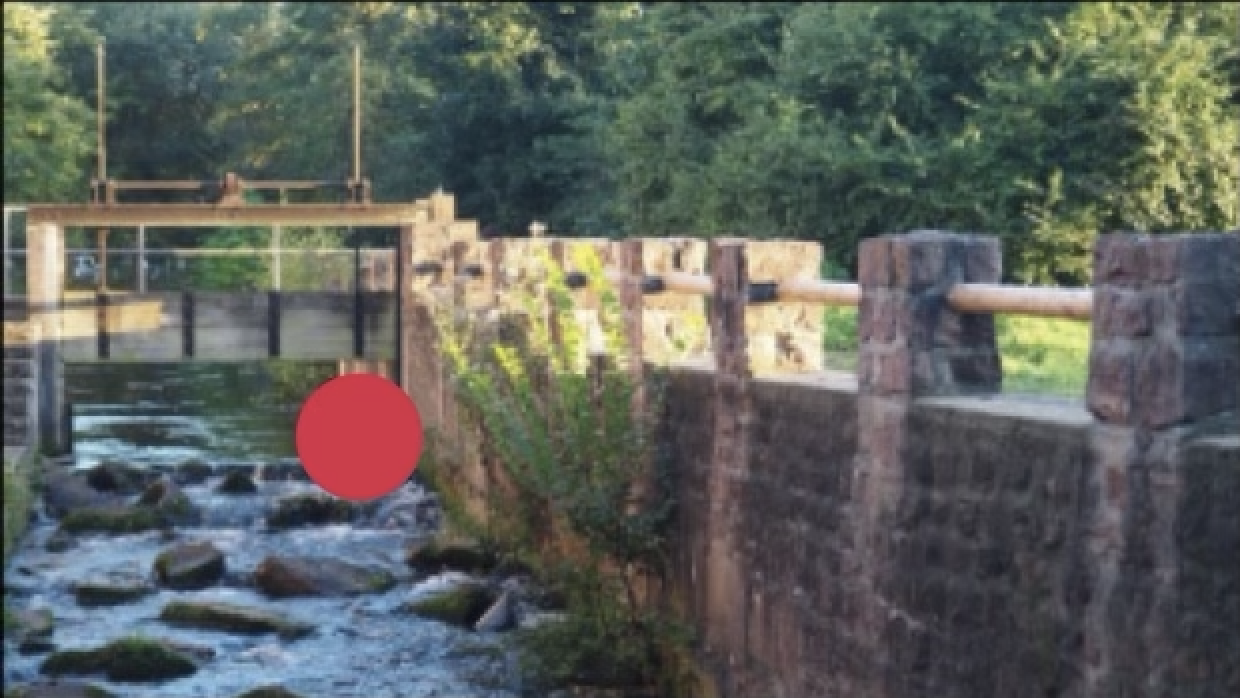
#> input picture test/IMG_0667.png, 1240 x 698 px; its folder holds 3 pictures in this run
$ jupyter execute stitching.ipynb
#> lines starting #> are read from the running program, lines starting #| are printed output that depends on the picture; after the words box and inside, x2 and y2 are one past the last pixel; in counts of white or black regions, pixels touching at a corner belong together
[cell 1]
import cv2
import numpy as np
import matplotlib.pyplot as plt
import glob
import math
from PIL import Image

# Stitch Images
imagefiles = glob.glob("test/*")
imagefiles.sort()

images = []
for filename in imagefiles:
    img = cv2.imread(filename)
#> img is the input picture: shape (698, 1240, 3); mean B, G, R 93.1, 98, 93.9
    img = cv2.cvtColor(img, cv2.COLOR_BGR2RGB)
    images.append(img)

num_images = len(images)
#> num_images = 3

# Display Images
plt.figure(figsize=[30,10])
num_cols = 3
num_rows = math.ceil(num_images / num_cols)
#> num_rows = 1
for i in range(0, num_images):
    plt.subplot(num_rows, num_cols, i+1)
    plt.axis('off')
    plt.imshow(images[i])

stitcher = cv2.Stitcher_create(mode=cv2.Stitcher_SCANS)
status, result = stitcher.stitch(images)
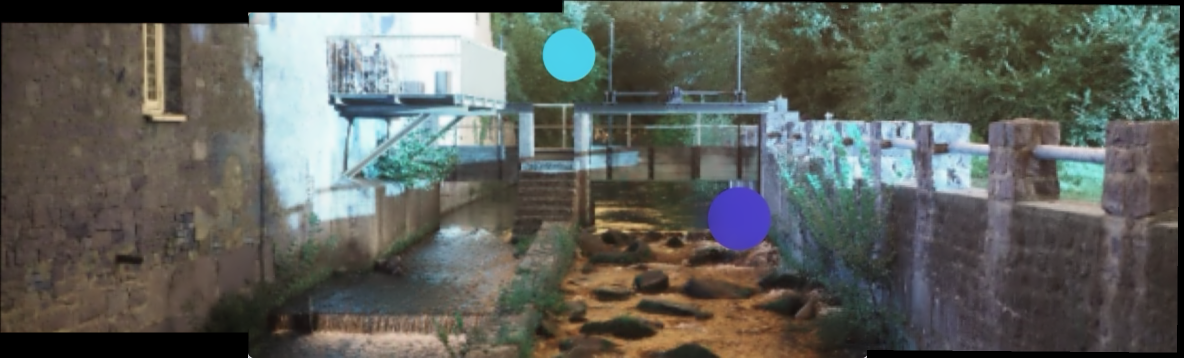
#> result: shape (715, 2368, 3) (shown at 1/2 size); mean of channels 0, 1, 2 91.6, 97.1, 94.4; drawn as B, G, R
#> status = 0
print("Stitching status:", status)
#| Stitching status: 0

if status == 0:
    #plt.figure(figsize=[30, 10])
    ##plt.imshow(result)
    ##plt.show()
    ## Save the stitched image
    #cv2.imwrite('stitched.png', result)
    ##plt.imshow(result)
    ## Open the image file
    #image_path = 'stitched.png'
    #image = Image.open(image_path)
#
    ## Specify the path and filename for the new image file
    #new_image_path = 'color_detection.png'
#
    ## Save the image to the new file
    #image.save(new_image_path)
#
    ## Close the image file
    ##plt.imshow(image)
    #image.close()
    # Perform color detection on the stitched image
    #input_img = cv2.imread("stitched.png")
    #plt.imshow(input_img)
    img = cv2.resize(result, (640, 480))
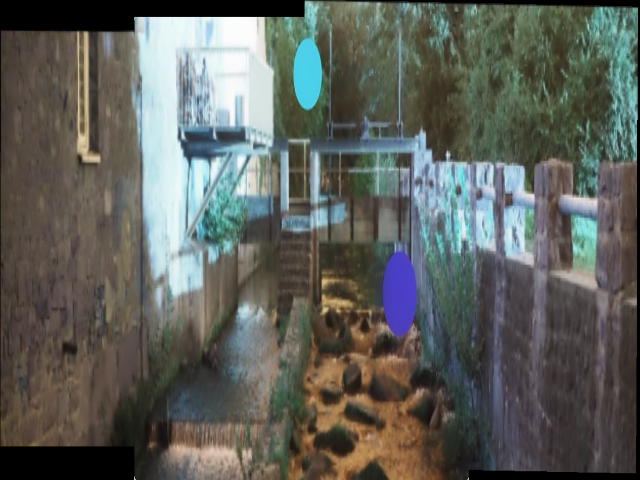
#> img: shape (480, 640, 3); mean of channels 0, 1, 2 91.5, 97, 94.3; drawn as B, G, R
    #plt.imshow(img)
    # Make a copy to draw contour outline
    input_image_cpy = img.copy()
    #plt.imshow(input_image_cpy)
    hsv = cv2.cvtColor(input_image_cpy, cv2.COLOR_BGR2HSV)
#> hsv: shape (480, 640, 3); mean H, S, V 52.3, 55.8, 105.8
    plt.imshow(hsv)
    # Define range of red color in HSV
    lower_red = np.array([0, 50, 50])
    upper_red = np.array([10, 255, 255])

    # Define range of yellow color in HSV
    lower_yellow = np.array([20, 100, 100])
    upper_yellow = np.array([30, 255, 255])

    # Define range of blue color in HSV
    lower_blue = np.array([100, 50, 50])
    upper_blue = np.array([130, 255, 255])

    # Create a mask for red color
    mask_red = cv2.inRange(hsv, lower_red, upper_red)
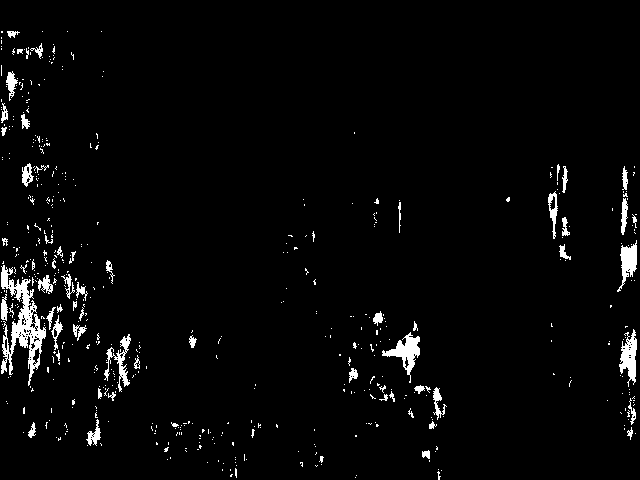
#> mask_red: shape (480, 640); 3% white; 532 white regions (467 under 20 px), largest, box (x1, y1, x2, y2) and area: (1, 265, 46, 386) 1876, (382, 332, 420, 383) 649, (619, 329, 637, 387) 560

    # Create a mask for yellow color
    mask_yellow = cv2.inRange(hsv, lower_yellow, upper_yellow)
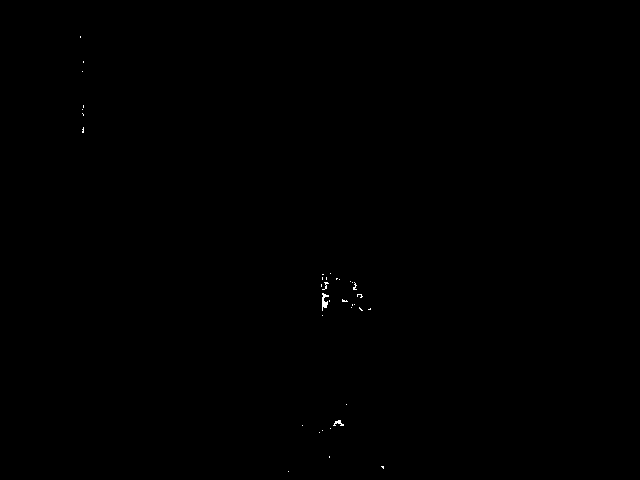
#> mask_yellow: shape (480, 640); 0.07% white in thin lines or dots, all inside (x1, y1, x2, y2) = (80, 36, 384, 472)

    # Create a mask for blue color
    mask_blue = cv2.inRange(hsv, lower_blue, upper_blue)
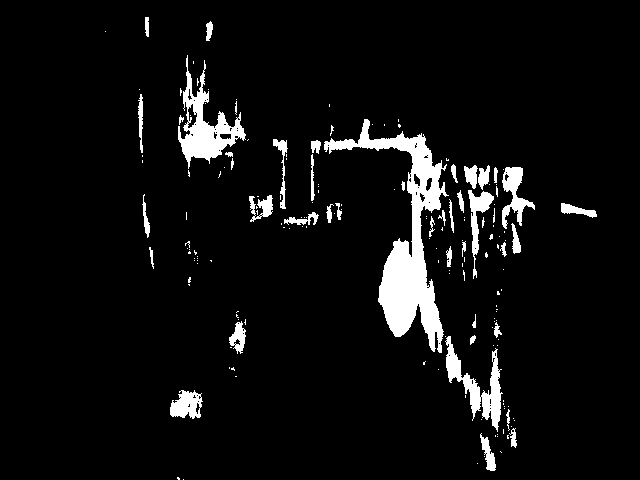
#> mask_blue: shape (480, 640); 5.9% white; 174 white regions (130 under 20 px)

    # Find contours in the red mask
    contours_red, _ = cv2.findContours(mask_red, cv2.RETR_TREE, cv2.CHAIN_APPROX_SIMPLE)
#> contours_red = 699 contours, 654 with area under 20; largest, box (x1, y1, x2, y2) and area: (1, 265, 46, 386) 1742, (382, 332, 420, 383) 583, (619, 329, 637, 387) 482, (617, 240, 637, 292) 412, (104, 334, 131, 392) 313

    # Find contours in the yellow mask
    contours_yellow, _ = cv2.findContours(mask_yellow, cv2.RETR_TREE, cv2.CHAIN_APPROX_SIMPLE)
#> contours_yellow = 37 contours, 36 with area under 20; largest, box (x1, y1, x2, y2) and area: (322, 293, 329, 311) 41

    # Find contours in the blue mask
    contours_blue, _ = cv2.findContours(mask_blue, cv2.RETR_TREE, cv2.CHAIN_APPROX_SIMPLE)
#> contours_blue = 244 contours, 198 with area under 20; largest, box (x1, y1, x2, y2) and area: (324, 119, 449, 353) 7052, (178, 55, 246, 169) 2450, (445, 336, 503, 432) 1480, (502, 167, 535, 229) 740, (170, 390, 203, 419) 616

    # Loop through the red contours and draw a rectangle around them
    for cnt in contours_red:
        contour_area = cv2.contourArea(cnt)
        if contour_area > 1000:
            x, y, w, h = cv2.boundingRect(cnt)
            cv2.rectangle(img, (x, y), (x + w, y + h), (0, 0, 255), 2)
            cv2.putText(img, 'Red', (x, y-10), cv2.FONT_HERSHEY_SIMPLEX, 0.9, (0, 0, 255), 2)
#> this loop made 699 passes
#> (contour_area, x, y, w, h) on pass 391: (1742, 1, 265, 45, 121)
#> contour_area on pass 29: 39
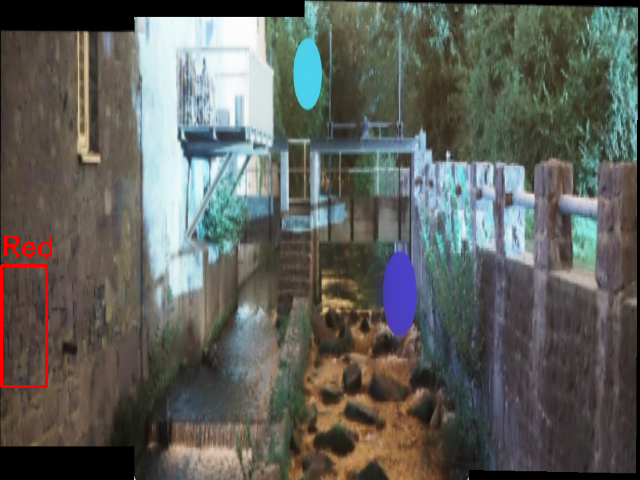
#> img: shape (480, 640, 3); 0.47% of pixels changed, all inside (x1, y1, x2, y2) = (0, 235, 52, 388); drawn as B, G, R

    # Loop through the yellow contours and draw a rectangle around them
    for cnt in contours_yellow:
        contour_area = cv2.contourArea(cnt)
        if contour_area > 1000:
            x, y, w, h = cv2.boundingRect(cnt)
            cv2.rectangle(img, (x, y), (x + w, y + h), (0, 255, 255), 2)
            cv2.putText(img, 'Yellow', (x, y-10), cv2.FONT_HERSHEY_SIMPLEX, 0.9, (0, 255, 255), 2)
#> this loop made 37 passes
#> contour_area on pass 19: 41

    # Loop through the blue contours and draw a rectangle around them
    for cnt in contours_blue:
        contour_area = cv2.contourArea(cnt)
        if contour_area > 1000:
            x, y, w, h = cv2.boundingRect(cnt)
            cv2.rectangle(img, (x, y), (x + w, y + h), (255, 0, 0), 2)
            cv2.putText(img, 'Blue', (x, y-10), cv2.FONT_HERSHEY_SIMPLEX, 0.9, (255, 0, 0), 2)
#> this loop made 244 passes
#> (contour_area, x, y, w, h) on passes 43, 193, 220: (1479.5, 445, 336, 58, 96), (7052, 324, 119, 125, 234), (2450.5, 178, 55, 68, 114)
#> contour_area on passes 10, 13, 19, 26, 28, 55: 227, 63.5, 20, 615.5, 33, 26
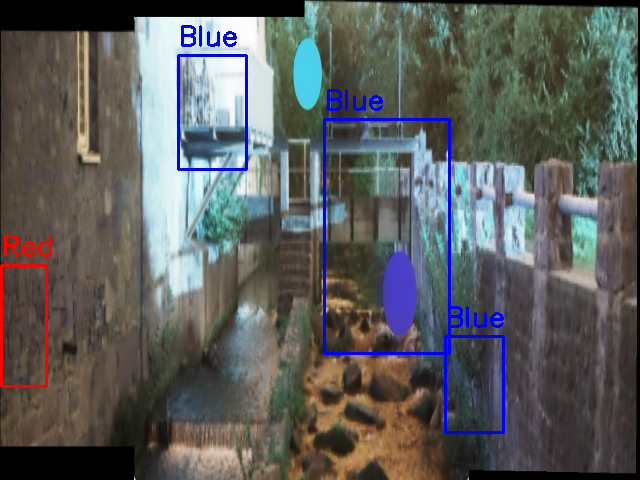
#> img: shape (480, 640, 3); 1.82% of pixels changed, all inside (x1, y1, x2, y2) = (177, 25, 505, 434); drawn as B, G, R

    # Display final output for multiple color detection using OpenCV
    cv2.imshow('image', img)
    cv2.waitKey(0)
    cv2.destroyAllWindows()
